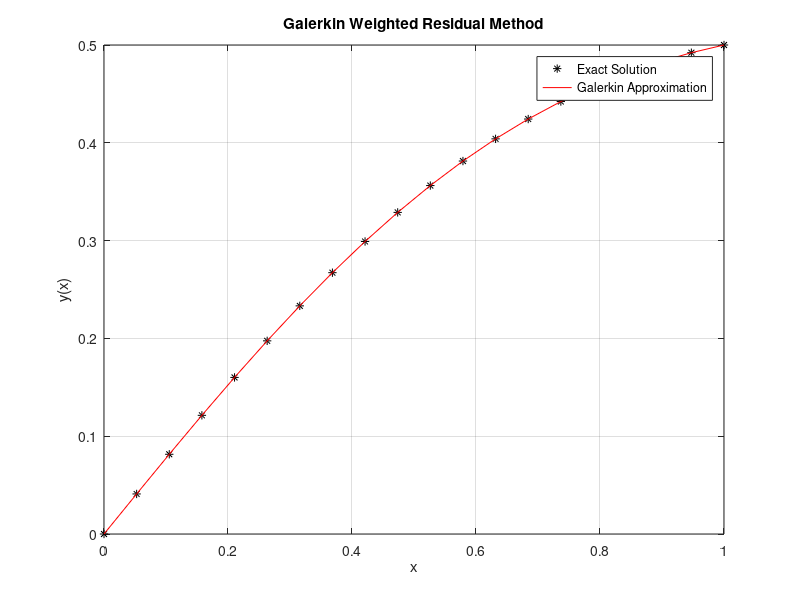

Write the MATLAB code that produced this figure.
% Use the Galerkin method to approximate the solution of the boundary
% value problem
%
% d^2y/dx^2 + y + 2*x*(1 - x) = 0,   0 < x < 1,
% y(0) = 0,  y(1) = 1/2
%
% and compare with the exact solution
% y(x) = 4*cos(x) - 2*x + 2*x^2 - ((8*cos(1) - 9)/(2*sin(1)))*sin(x) - 4

function galerkin3
clc
clf
clear all
n = 6;
A = zeros(n,n);
B = zeros(n,1);
for i = 1:n
    B(i) = -5/(2*(i+2))+9/(2*(i+3))-2/(i+4);
    for j = 1:n
        A(i,j) = j*(j-1)/(i+j-1)-(2*j^2)/(i+j)+(j^2+j+1)/(i+j+1)-2/(i+j+2)+1/(i+j+3);
    end
end
C = A\B;
x = linspace(0,1,20);
yG = x/2;
for j = 1:n
    yG = yG + C(j).*x.^j.*(1-x);
end
yE = 4*cos(x)-2*x+2*x.^2 -((8*cos(1)-9)/(2*sin(1))).*sin(x)-4;
figure
plot(x,yE,'*k')
hold on
plot(x,yG,'-r')
xlabel('x')
ylabel('y(x)')
title('Galerkin Weighted Residual Method')
legend('Exact Solution','Galerkin Approximation')
grid on
fprintf(' x approximate exact absolute error \n')
for i=1:length(x)
    fprintf('%11.8f %11.8f %11.8f %11.8f\n', x(i), yG(i), yE(i), abs(yE(i)-yG(i)));
end
